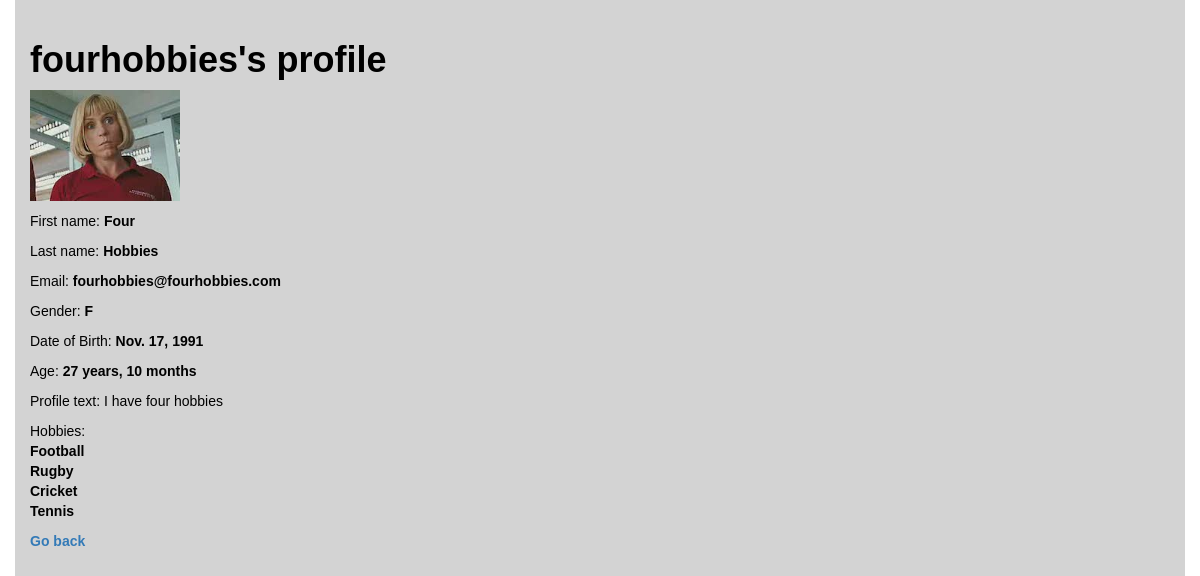
The app's page /profile/?view=fourhobbies (signed in) with its own data.
### matchingapp/models.py (models this page shows, shortened)
class Member(User):
    GENDER_CHOICES = (
        ('M', 'Male'),
        ('F', 'Female'),
    )
    gender = models.CharField(max_length=1, choices=GENDER_CHOICES)
    dob = models.DateField(max_length=8)
    profile = models.OneToOneField(
        to=Profile,
        blank=True,
        null=True,
        on_delete=models.CASCADE
    )
    hobby = models.ManyToManyField(
    to=Hobby,
    blank=True,
    )

class Profile(models.Model):
    text = models.CharField(max_length=4096, blank=True)
    image = models.ImageField(upload_to='media/', blank=True)

class Hobby(models.Model):
    name = models.CharField(max_length=32)
    def __str__(self):
        return self.name

### matchingapp/views.py (the view)
    def modview(request):
        if 'username' in request.session:
            username = request.session['username']
            try: user = Member.objects.get(username=username)
            except Member.DoesNotExist: raise Http404('Member not found')
            return view(request, user)
        else:
            return render(request,'matchingapp/index.html',{})

### matchingapp/views.py (called while the page is built)
def loggedin(view):
    def modview(request):
        if 'username' in request.session:
            username = request.session['username']
            try: user = Member.objects.get(username=username)
            except Member.DoesNotExist: raise Http404('Member not found')
            return view(request, user)
        else:
            return render(request,'matchingapp/index.html',{})
    return modview

@loggedin
def profile(request, user):
    userToView = request.GET['view']
    user = Member.objects.get(username=userToView)
    context = {
        'appname': appname,
        'username': user.username,
        'firstname' : user.first_name,
        'lastname' : user.last_name,
        'email' : user.email,
        'dob': user.dob,
        'gender' : user.gender,
        'profiletext' : user.profile.text,
        'profileimage' :user.profile.image,
        'hobbies' : user.hobby.all(),
        'loggedin': True
    }
    return render(request, 'matchingapp/profile.html', context)

### matchingapp/templates/matchingapp/profile.html (shortened to what this page needs)
<!DOCTYPE html>
<html>
  <head>
    <link rel="stylesheet" href="https://maxcdn.bootstrapcdn.com/bootstrap/3.3.7/css/bootstrap.min.css">
  </head>
<body>
  <div class="container bgimg">
      &nbsp;<p>
  <h1><b>{{ username }}'s profile</b></h1>
  <p>
  <img class="responsive" src="{{ profileimage.url }}" width="150px" height="150px">
  <p>
  First name: <b>{{ firstname }}</b>
  <p>
  Last name: <b>{{ lastname }}</b>
  <p>
  Email: <b>{{ email }}</b>
  <p>
  Gender: <b>{{ gender }}</b>
  <p>
  Date of Birth: <b>{{ dob }}</b>
  <p>
  Age: <b>{{ dob|timesince }}</b>
  <p>
  Profile text: {{ profiletext }}
  <p>
  <p> Hobbies:
  {% for hobby in hobbies %}
  <br><b>{{ hobby }}<b>
  {% endfor %}
  <p>
  <a href="/loggedinreturn/" class="button">Go back</a>
  </div>
</body>
<html>

### matchingapp/templates/matchingapp/profile.html (style rules this page uses)
body,h1 { font-family: "Raleway", sans-serif }
body, html { height: 100% }
.bgimg { min-height: 100%; background-position: center; background-size: cover; color:black; background-color: lightgrey; }
.responsive { max-width: 100%; height: auto; }

### records on screen
Member: dob "Nov. 17, 1991", dob "27 years, 10 months"
Profile: text "I have four hobbies"
Hobby: name "Football"
Hobby: name "Rugby"
Hobby: name "Cricket"
Hobby: name "Tennis"

### other values on screen
{{ username }} "fourhobbies"
{{ firstname }} "Four"
{{ lastname }} "Hobbies"
{{ email }} "fourhobbies@fourhobbies.com"
{{ gender }} "F"
